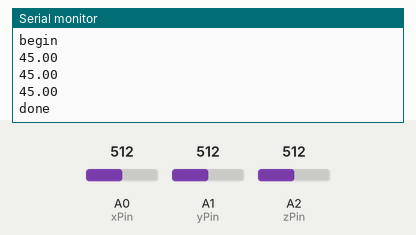
A sketch run on a simulated Arduino Uno, built with avr-gcc and run on an emulated ATmega328P. On the bench: the last lines printed to the serial monitor. The test bench sets the inputs (shaded band); at power-on: A2 (zPin) = 512, A0 (xPin) = 512, A1 (yPin) = 512.

Above: at 4.2 s.
4.3 s: A2 (zPin) set to 332
At 4.56 s:
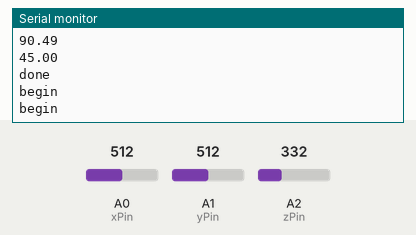
5.8 s: A2 (zPin) set to 308
At 5.98 s:
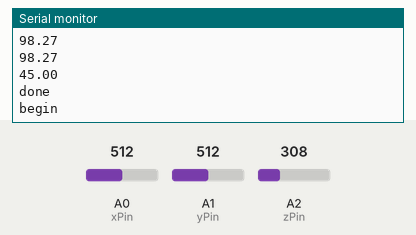
Timing chart, 0 to 8.8 s (numbered marks = the images above; inputs shaded):
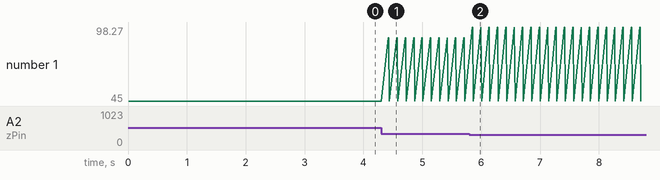

The sketch:

proto1.ino
```cpp
//Read Acelerometer Orientation for FMP Project

//read pins
const int xPin = 0;
const int yPin = 1;
const int zPin = 2;

//The minimum and maximum values that came from
//the accelerometer while standing still
int minVal = 265;
int maxVal = 402;

//To send to processing to provide feedback
String begin1 = "begin";

//to hold the caculated values
double x;
double y;
double z;

float values[2];

void setup(){
  Serial.begin(9600);
}


void loop(){

  //read the analog values from the accelerometer
  int xRead = analogRead(xPin);
  int yRead = analogRead(yPin);
  int zRead = analogRead(zPin);

  //convert read values to degrees -90 to 90 - Needed for atan2
  int xAng = map(xRead, minVal, maxVal, -90, 90);
  int yAng = map(yRead, minVal, maxVal, -90, 90);
  int zAng = map(zRead, minVal, maxVal, -90, 90);

  //Caculate 360deg values like so: atan2(-yAng, -zAng)
  //atan2 convert radians to degree (pi values to degrees)
  x = RAD_TO_DEG * (atan2(-yAng, -zAng) + PI);
  y = RAD_TO_DEG * (atan2(-xAng, -zAng) + PI);
  z = RAD_TO_DEG * (atan2(-yAng, -xAng) + PI);

  //Output the caculations
//  Serial.print(“x: “);
  values[0] = x;
  values[1] = y;
  values[2] = z;

  //Testing Serial to give start and end signal to processing
  //for all the three axises
  Serial.println("begin");
  Serial.println(begin1);
  delay(10);
  Serial.println(values[0]);
  delay(10);
  Serial.println(values[1]);
  delay(10);
  Serial.println(values[2]);
  delay(10);
Serial.println("done");


  //small delay, else, too much and too fast data.
  delay(100);
}
```

Measured:
- after the input at 4.3 s, the serial monitor: prints a new line after 0.12 s (image 1)
- after the input at 5.8 s, the serial monitor: prints a new line after 0.05 s (image 2)
